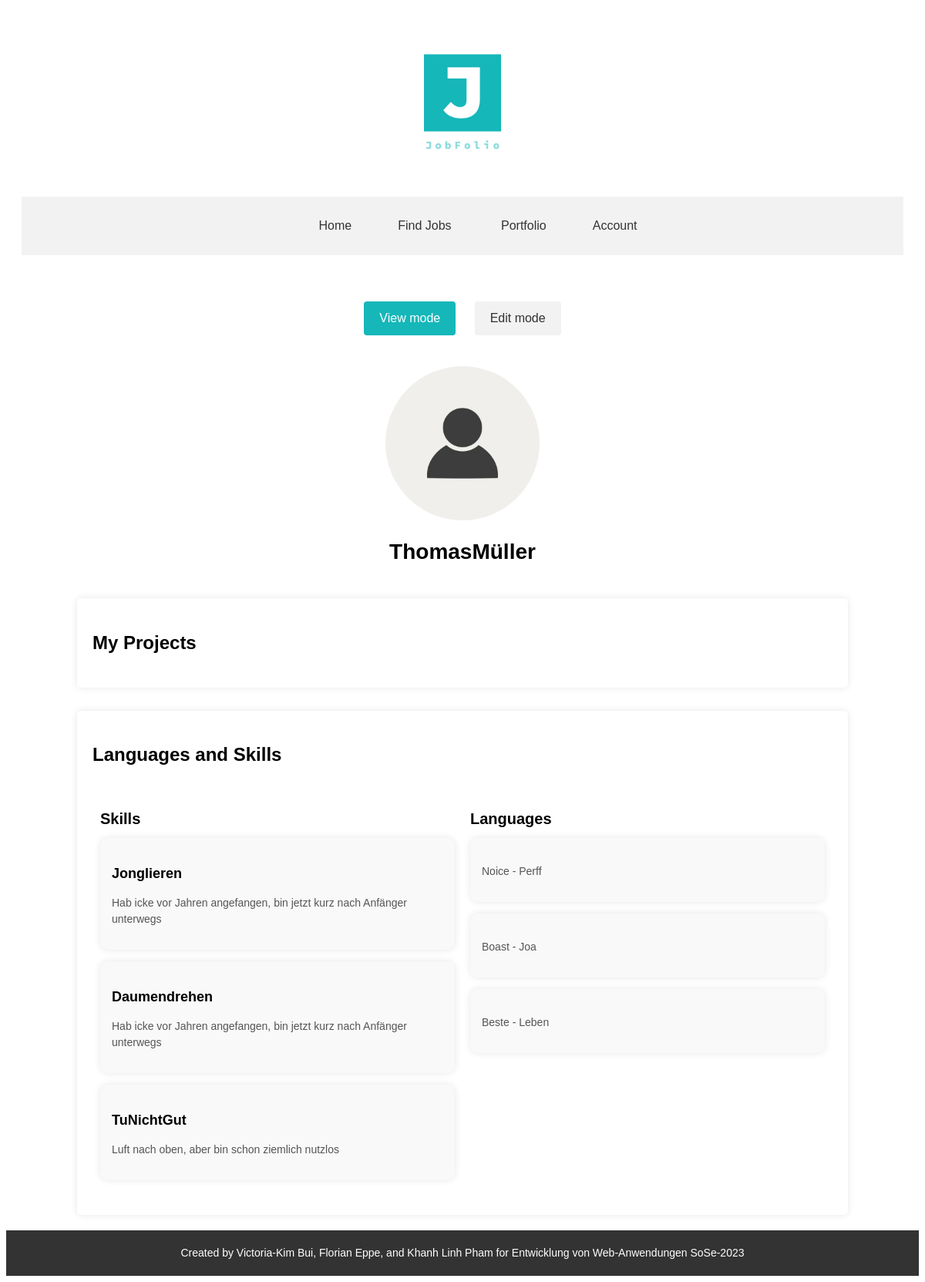
The page /portfolio/ (signed in) on the database its author committed.
### models.py (models this page shows)
class Skill(db.Model):
    __tablename__ = 'skill'
    id = db.Column(db.Integer, primary_key=True)
    name = db.Column(db.String, nullable=False)
    proficiency = db.Column(db.String, nullable=False)
    description = db.Column(db.String, nullable=False)
    user_id = db.Column(db.Integer, db.ForeignKey('user.id'))
    user = db.relationship("User", back_populates="skills")

class Language(db.Model):
    __tablename__ = 'language'
    id = db.Column(db.Integer, primary_key=True)
    language_name = db.Column(db.String, nullable=False)
    proficiency = db.Column(db.String, nullable=False)
    self_evaluation = db.Column(db.String)
    user_id = db.Column(db.Integer, db.ForeignKey('user.id'))
    user = db.relationship("User", back_populates="languages")

### app.py (the view)
@app.route('/portfolio/')
def get_portfolio():
    return portfolio()

### templates/portfolio_logged_in.html (shortened to what this page needs)
<!DOCTYPE html>
<html>
<head>
  <link rel="stylesheet" href="{{ url_for('static', filename='portfolio_logged_in.css') }}">
</head>
<body>
  <header>
    <div class="container">
      <div class="logo">
        <img src="{{ url_for('static', filename='logo_transparent.png') }}" alt="Logo">
      </div>
      <nav>
        <ul id="menu">
          <li><a href="{{url_for('get_home') }}">Home</a>
          <li><a href="{{url_for('get_findjobs') }}">Find Jobs</a></li>
          <li><a href="{{url_for('get_portfolio') }}">Portfolio</a>
          <li><a href="{{url_for('get_account') }}">Account</a>
        </ul>
      </nav>
    </div>
  </header>
  <div class="button-container">
    <a href="{{url_for('get_portfolio')}}" class="button active">View mode</a>
    <a href="{{url_for('get_portfolio_edit')}}" class="button">Edit mode</a>
  </div>
    <div class="profile-container">
      <div class="profile-picture">
       <img src="{{ user_profile_picture }}" alt="Profile Picture">
      </div>
      <div class="profile-content">
        <h1 class="profile-name">{{ user_name }}</h1>
      </div>
    </div>
    <div class="strip projects-container">
      <h2 class="section-heading">My Projects</h2>
    </div>
    <div class="strip skills-container">
      <h2 class="section-heading">Languages and Skills</h2>
      <div class="skills-content">
        <div class="skills-column">
          <h3 class="column-heading">Skills</h3>
          {% for skill in user_skills %}
          <div class="skill-card">
            <h3>{{ skill.name }}</h3>
            <p>{{ skill.description }}</p>
          </div>
          {% endfor %}
        </div>
        <div class="skills-column">
          <h3 class="column-heading">Languages</h3>
          {% for language in user_languages %}
          <div class="skill-card">
            <p>{{ language.proficiency }} - {{ language.self_evaluation }}</p>
          </div>
          {% endfor %}
        </div>
      </div>
    </div>
  <footer>
    <div class="footer-container">
      <p class="footer-message">
        Created by Victoria-Kim Bui, Florian Eppe, and Khanh Linh Pham for Entwicklung von Web-Anwendungen SoSe-2023
      </p>
    </div>
  </footer>
</body>
</html>

### static/portfolio_logged_in.css (style rules this page uses)
body { font-family: Arial, sans-serif; line-height: 1.5; }
.container { max-width: 1200px; margin: 0 auto; padding: 20px; }
header { text-align: center; margin-bottom: 40px; }
.logo { margin-bottom: 20px; }
.logo img { max-width: 200px; }
nav { text-align: center; background-color: #f2f2f2; padding: 10px 0; }
nav ul { list-style: none; }
nav ul li { display: inline-block; margin: 0 10px; }
nav ul li a { text-decoration: none; color: #333; padding: 10px 20px; border-radius: 4px; transition: background-color 0.3s ease; }
.strip { margin: 20px auto; padding: 20px; border-radius: 5px; box-shadow: 0 0 10px rgba(0, 0, 0, 0.1); }
.button-container { text-align: center; margin-top: 20px; margin-bottom: 20px; }
.button { display: inline-block; padding: 10px 20px; margin: 0 10px; text-decoration: none; background-color: #f2f2f2; color: #333; border-radius: 4px; transition: background-color 0.3s ease; }
.button.active { background-color: #15b7b9; color: #fff; }
.profile-container { display: flex; align-items: center; text-align: center; flex-direction: column; padding: 20px; }
.profile-picture { width: 200px; height: 200px; border-radius: 50%; overflow: hidden; margin-bottom: 20px; }
.profile-picture img { width: 100%; height: 100%; object-fit: cover; }
.profile-content { flex: 1; }
.profile-name { font-size: 28px; margin-top: 0; }
.projects-container { max-width: 960px; margin: 0 auto; overflow-x: auto; }
.skills-container { max-width: 960px; margin-top: 30px; }
.skills-content { display: flex; justify-content: space-between; align-items: flex-start; flex-wrap: wrap; }
.skills-column { flex-basis: calc(50% - 20px); margin: 10px; }
.column-heading { font-size: 20px; margin-bottom: 10px; }
.skill-card { background-color: #f9f9f9; padding: 15px; border-radius: 10px; box-shadow: 0 0 10px rgba(0, 0, 0, 0.1); margin-bottom: 15px; }
.skill-card h3 { font-size: 18px; margin-bottom: 5px; }
.skill-card p { font-size: 14px; color: #555; }
footer { background-color: #333; color: #fff; text-align: center; padding: 5px 0; }
.footer-container { max-width: 1200px; margin: 0 auto; }
.footer-message { font-size: 14px; }

### rows shown on the page
Skill: name "Jonglieren", description "Hab icke vor Jahren angefangen, bin jetzt kurz nach Anfänger unterwegs"
Skill: name "Daumendrehen", description "Hab icke vor Jahren angefangen, bin jetzt kurz nach Anfänger unterwegs"
Skill: name "TuNichtGut", description "Luft nach oben, aber bin schon ziemlich nutzlos"
Language: proficiency "Noice", self_evaluation "Perff"
Language: proficiency "Boast", self_evaluation "Joa"
Language: proficiency "Beste", self_evaluation "Leben"

### other values the page prints
{{ user_name }} "ThomasMüller"
